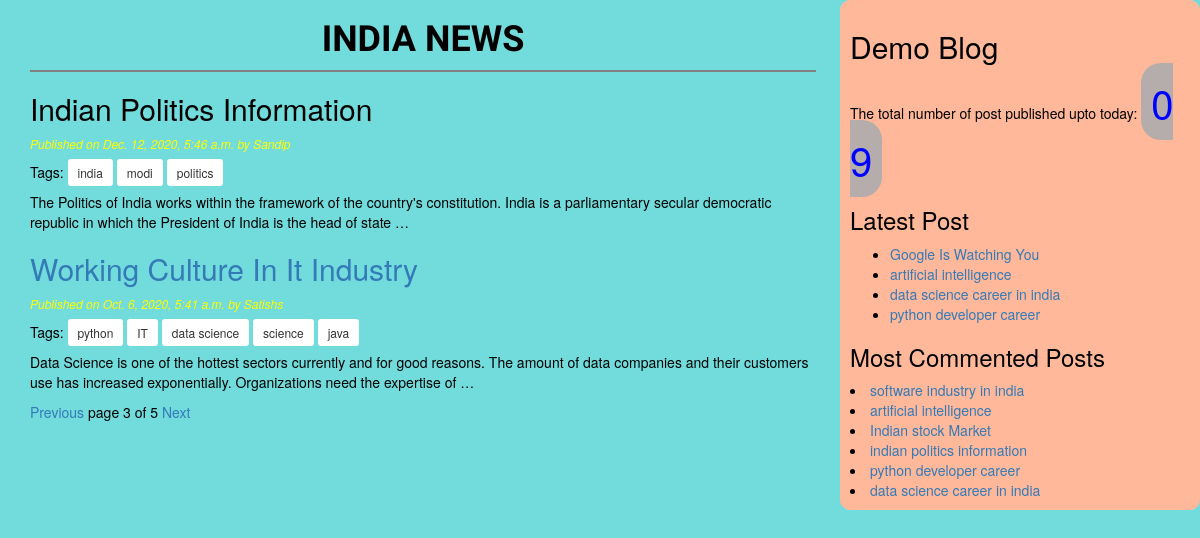
/?page=3, run on the app's committed database.
### blog/models.py (models this page shows, shortened)
class Post(models.Model):
    STATUS_CHOICES=(('draft','Draft'),('published','Published'))
    title=models.CharField(max_length=256)
    slug=models.SlugField(max_length=256,unique_for_date='publish')
    author=models.ForeignKey(User,on_delete=models.CASCADE,related_name='blog_posts')
    body=models.TextField()
    publish=models.DateTimeField(default=timezone.now)
    created=models.DateTimeField(auto_now_add=True)
    updated=models.DateTimeField(auto_now=True)
    status=models.CharField(max_length=10,choices=STATUS_CHOICES,default='draft')
    objects=CustomManager()
    tags=TaggableManager()
    class Meta:
        ordering=('-publish',)
    def get_absolute_url(self):
        return reverse('post_detail',
                            args=[self.publish.year,
                            self.publish.strftime('%m'),
                            self.publish.strftime('%d'),
                            self.slug])

### blog/views.py (the view)
# urls.py: path('', views.post_list_view),
def post_list_view(request, tag_slug=None):
    post_list=Post.objects.all()
    tag=None
    if tag_slug:
        tag=get_object_or_404(Tag,slug=tag_slug)
        post_list=post_list.filter(tags__in=[tag])
    paginator=Paginator(post_list,2)
    page_number=request.GET.get('page')
    try:
        post_list=paginator.page(page_number)
    except PageNotAnInteger:
        post_list=paginator.page(1)
    except EmptyPage:
        post_list=paginator.page(paginator.num_pages)
    return render(request,'blog/post_list.html',{'post_list':post_list,'tag':tag})

### blog/models.py (called while the page is built)
    def get_queryset(self):
        return super().get_queryset().filter(status='published')

### blog/templatetags/blog_tags.py (called while the page is built)
@register.simple_tag
def total_posts():
    return Post.objects.count()

@register.inclusion_tag('blog/latest_post123.html')
def show_latest_post(count=3):
    lastest_posts=Post.objects.order_by('-publish')[0:count]
    return {'lastest_posts':lastest_posts}

@register.simple_tag
def get_most_commented_posts(count=5):
    return Post.objects.annotate(total_comments=Count('comments')).order_by('-total_comments')[:count]

### templates/blog/post_list.html (shortened to what this page needs)
<!DOCTYPE html>
{% extends 'blog/base.html' %}
 {% block body %}
<h1>INDIA NEWS</h1>
 {% for post in post_list %}
 <a href="{{post.get_absolute_url}}"><h2>{{post.title|title}}</h2></a>
 <p id=date>Published on {{post.publish}} by {{post.author|title}} </p>
 <p>Tags:
   {%for tag in post.tags.all %}
     <a href="{%url 'post_list_view_by_tag' tag.slug %}" class='"btn btn-default btn-sm active">'>{{tag.name}}</a>
     {%endfor%}
</p>
 {{post.body|linebreaks|truncatewords:30}}
 {%endfor%}
 {% include 'blog/paginator.html' with page=post_list %}
 {% endblock %}

### templates/blog/base.html (shortened to what this page needs)
<!DOCTYPE html>
{% load static %}
{% load blog_tags %}
<html lang="en" dir="ltr">
  <head>
    <link rel="stylesheet" href="https://stackpath.bootstrapcdn.com/bootstrap/3.4.1/css/bootstrap.min.css">
    <link rel="stylesheet" href="{% static "css/blog.css" %}">
  </head>
  <body>
    <div class="content">
      {% block body %}{% endblock %}
    </div>
    <div class="sidebar">
      <h2>Demo Blog</h2>
      <p>The total number of post published upto today: <span  id='pcount'>0 {%total_posts%}</span> </p>
      <h3>Latest Post</h3>{%show_latest_post 4 %}
      <h3>Most Commented Posts</h3>
      {%get_most_commented_posts 6 as most_commented_post %}
      {%for post in most_commented_post%}
      <li><a href="{{post.get_absolute_url}}">{{post.title}}</a></li>
      {%endfor%}
    </div>
  </body>
</html>

### templates/blog/latest_post123.html
<ul>
  {%for post in lastest_posts%}
  <li><a href="{{post.get_absolute_url}}">{{post.title}}</a></li>
  {%endfor%}
</ul>

### static/css/blog.css (style rules this page uses)
.content { width:68%; float: left; padding:0 0 0 30px; }
.sidebar { width:30%; float:right; padding:10px; background:#FFB899; border-radius: 10px; }
body { background:#72DBDB; color:black; }
#date { color:yellow; font-style:italic; font-size:12px; }
h1 { text-align:center; border-bottom: 2px solid grey; font-weight:bold; color:black; padding:0 0 10px 0; font-family: 'Texturina', serif; }
h2 { color:black; }
#pcount { font-size:40px; color: blue; border: 2px solid inherit; border-radius: 20px; background-color:#b5acac; padding:10px; }

### data on the page
Post: title "Indian Politics Information", publish "Dec. 12, 2020, 5:46 a.m.", author "Sandip", body "The Politics of India works within the framework of the country's constitution. India is a parliamentary secular democratic republic in which the President of India is the head of state …", title "indian politics information"
Tag: name "india"
Tag: name "modi"
Tag: name "politics"
Post: publish "Oct. 6, 2020, 5:41 a.m.", author "Satishs", body "Data Science is one of the hottest sectors currently and for good reasons. The amount of data companies and their customers use has increased exponentially. Organizations need the expertise of …"
Tag: name "python"
Tag: name "IT"
Tag: name "data science"
Tag: name "science"
Tag: name "java"
Post: title "Google Is Watching You"
Post: title "artificial intelligence"
Post: title "data science career in india"
Post: title "python developer career"
Post: title "software industry in india"
Post: title "Indian stock Market"

### other printed values
{{ page.number }} "3"
{{ page.paginator.num_pages }} "5"
